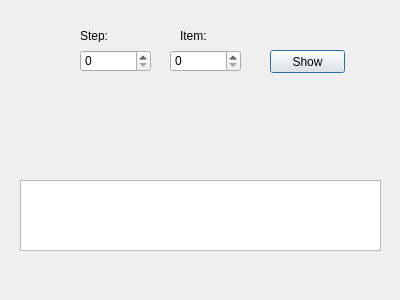
<?xml version="1.0" encoding="UTF-8"?>
<ui version="4.0">
 <class>clsShowReport</class>
 <widget class="QDialog" name="clsShowReport">
  <property name="geometry">
   <rect>
    <x>0</x>
    <y>0</y>
    <width>400</width>
    <height>300</height>
   </rect>
  </property>
  <property name="windowTitle">
   <string>Dialog</string>
  </property>
  <widget class="QSpinBox" name="txtStep">
   <property name="geometry">
    <rect>
     <x>80</x>
     <y>50</y>
     <width>71</width>
     <height>22</height>
    </rect>
   </property>
  </widget>
  <widget class="QSpinBox" name="txtItem">
   <property name="geometry">
    <rect>
     <x>170</x>
     <y>50</y>
     <width>71</width>
     <height>22</height>
    </rect>
   </property>
  </widget>
  <widget class="QLabel" name="label">
   <property name="geometry">
    <rect>
     <x>80</x>
     <y>30</y>
     <width>54</width>
     <height>12</height>
    </rect>
   </property>
   <property name="text">
    <string>Step:</string>
   </property>
  </widget>
  <widget class="QLabel" name="label_2">
   <property name="geometry">
    <rect>
     <x>180</x>
     <y>30</y>
     <width>54</width>
     <height>12</height>
    </rect>
   </property>
   <property name="text">
    <string>Item:</string>
   </property>
  </widget>
  <widget class="QPushButton" name="btnShow">
   <property name="geometry">
    <rect>
     <x>270</x>
     <y>50</y>
     <width>75</width>
     <height>23</height>
    </rect>
   </property>
   <property name="text">
    <string>Show</string>
   </property>
  </widget>
  <widget class="QTextEdit" name="textEdit">
   <property name="geometry">
    <rect>
     <x>20</x>
     <y>180</y>
     <width>361</width>
     <height>71</height>
    </rect>
   </property>
  </widget>
 </widget>
 <resources/>
 <connections/>
</ui>
